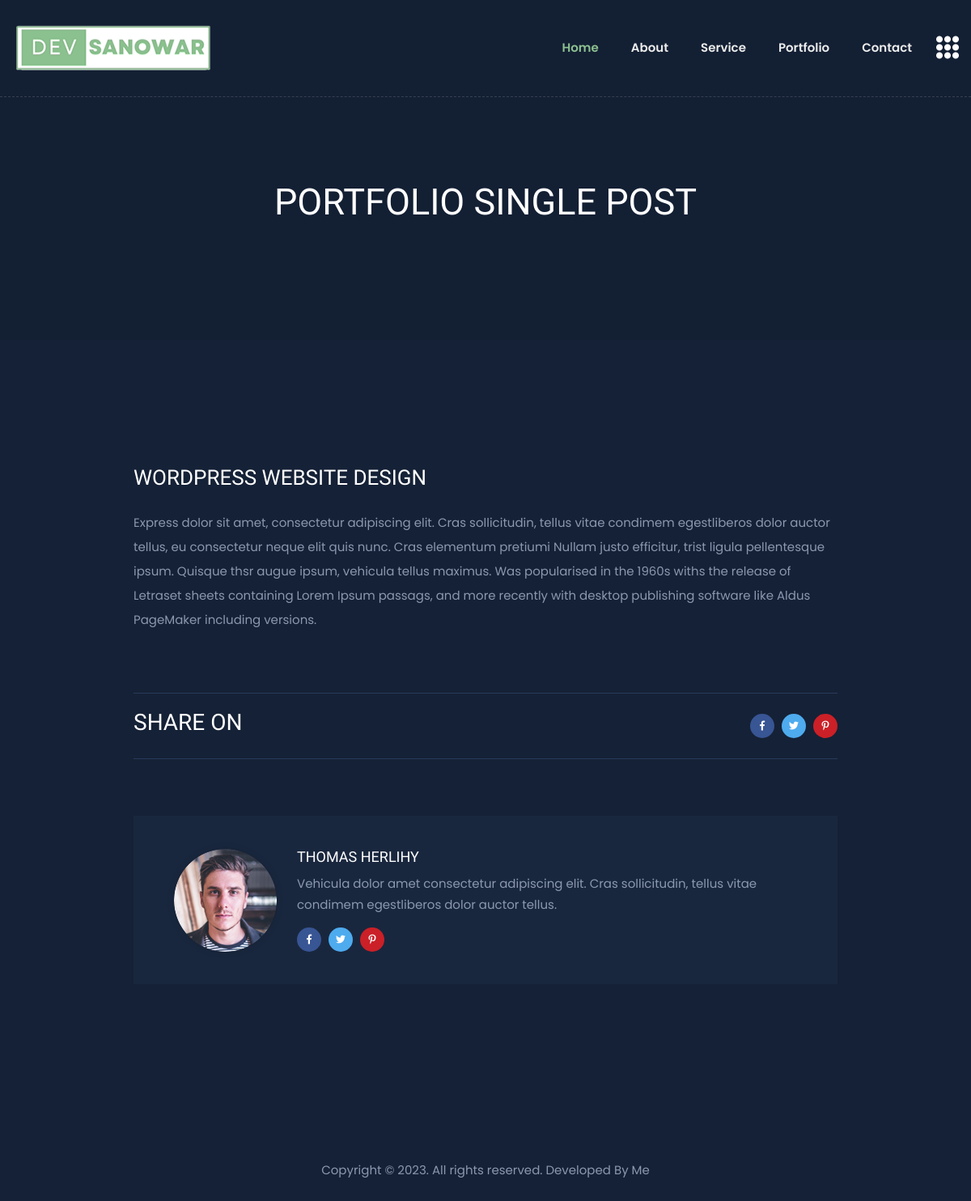
/portfolio-single.php?id=5, run on the app's committed database.
### tables this page shows
CREATE TABLE `pro_logos` (
  `id` int(11) NOT NULL,
  `logo_image` varchar(100) NOT NULL
);

CREATE TABLE `pro_portfolios` (
  `id` int(11) NOT NULL,
  `category_id` int(11) NOT NULL,
  `portfolio_title` varchar(250) NOT NULL,
  `portfolio_slug` varchar(250) NOT NULL,
  `portfolio_description` text NOT NULL,
  `portfolio_image` varchar(255) NOT NULL,
  `portfolio_status` varchar(100) NOT NULL
);

CREATE TABLE `pro_copyright` (
  `id` int(11) NOT NULL,
  `copyright_text` varchar(255) NOT NULL
);

### portfolio-single.php (the view, shortened to what this page needs)
<?php
require_once('frontend/header.php');
require_once('config/db.php');
$id = $_GET['id'];
$view_portfolio_single_page = "SELECT * FROM pro_portfolios WHERE id = $id";
$portfolio_query_run = mysqli_query($db_con, $view_portfolio_single_page);
$portfolio_single_fetch_assoc = mysqli_fetch_assoc($portfolio_query_run);
?>
<section class="breadcrumb-area breadcrumb-bg d-flex align-items-center">
    <div class="container">
        <div class="row justify-content-center">
            <div class="col-md-10">
                <div class="breadcrumb-content text-center">
                    <h2>Portfolio Single POST</h2>
                </div>
            </div>
        </div>
    </div>
</section>
<section class="portfolio-details-area pt-120 pb-120">
    <div class="container">
        <div class="row justify-content-center">
            <div class="col-xl-9 col-lg-10">
                <div class="single-blog-list">
                    <div class="blog-list-content blog-details-content portfolio-details-content">
                        <h2><?= $portfolio_single_fetch_assoc['portfolio_title']?></h2>
                        <p><?= $portfolio_single_fetch_assoc['portfolio_description']?></p>
                        <div class="blog-list-meta">
                            <ul>
                                <li class="blog-post-date">
                                    <h3>Share On</h3>
                                </li>
                                <li class="blog-post-share">
                                    <a href="#"><i class="fab fa-facebook-f"></i></a>
                                    <a href="#"><i class="fab fa-twitter"></i></a>
                                    <a href="#"><i class="fab fa-pinterest-p"></i></a>
                                </li>
                            </ul>
                        </div>
                    </div>
                    <div class="avatar-post mt-70 mb-60">
                        <ul>
                            <li>
                                <div class="post-avatar-img">
                                    <img src="img/blog/post_avatar_img.png" alt="img">
                                </div>
                                <div class="post-avatar-content">
                                    <h5>Thomas Herlihy</h5>
                                    <p>Vehicula dolor amet consectetur adipiscing elit. Cras sollicitudin, tellus vitae
                                        condimem
                                        egestliberos dolor auctor
                                        tellus.</p>
                                    <div class="post-avatar-social mt-15">
                                        <a href="#"><i class="fab fa-facebook-f"></i></a>
                                        <a href="#"><i class="fab fa-twitter"></i></a>
                                        <a href="#"><i class="fab fa-pinterest-p"></i></a>
                                    </div>
                                </div>
                            </li>
                        </ul>
                    </div>
                </div>
            </div>
        </div>
    </div>
</section>
<?php require_once('frontend/footer.php');?>

### frontend/header.php (shortened to what this page needs)
<?php
require_once('config/db.php');
?>
<!doctype html>
<html class="no-js" lang="en">
<head>
        <link rel="stylesheet" href="https://cdnjs.cloudflare.com/ajax/libs/font-awesome/6.4.2/css/all.min.css">
        <link rel="stylesheet" href="frontend/assets/css/bootstrap.min.css">
        <link rel="stylesheet" href="frontend/assets/css/animate.min.css">
        <link rel="stylesheet" href="frontend/assets/css/magnific-popup.css">
        <link rel="stylesheet" href="frontend/assets/css/fontawesome-all.min.css">
        <link rel="stylesheet" href="frontend/assets/css/flaticon.css">
        <link rel="stylesheet" href="frontend/assets/css/slick.css">
        <link rel="stylesheet" href="frontend/assets/css/aos.css">
        <link rel="stylesheet" href="frontend/assets/css/default.css">
        <link rel="stylesheet" href="frontend/assets/css/style.css">
        <link rel="stylesheet" href="frontend/assets/css/responsive.css">
    </head>
    <body class="theme-bg">
        <?php
        $view_logo = "SELECT * FROM pro_logos";
        $view_logo_query_run = mysqli_query($db_con, $view_logo);
        $logo_fetch_assoc = mysqli_fetch_assoc($view_logo_query_run);
        ?>
        <header>
            <div id="header-sticky" class="transparent-header">
                <div class="container">
                    <div class="row">
                        <div class="col-xl-12">
                            <div class="main-menu">
                                <nav class="navbar navbar-expand-lg">
                                    <a href="index.php" class="navbar-brand logo-sticky-none"><img src="backend/assets/images/logo/<?=$logo_fetch_assoc['logo_image'];?>" alt="Logo"></a>
                                    <div class="collapse navbar-collapse" id="navbarNav">
                                        <ul class="navbar-nav ml-auto">
                                            <li class="nav-item active"><a class="nav-link" href="index.php?section=#home">Home</a></li>
                                            <li class="nav-item"><a class="nav-link" href="index.php?section=#about">about</a></li>
                                            <li class="nav-item"><a class="nav-link" href="index.php?section=#service">service</a></li>
                                            <li class="nav-item"><a class="nav-link" href="index.php?section=#portfolio">portfolio</a></li>
                                            <li class="nav-item"><a class="nav-link" href="index.php?section=#contact">Contact</a></li>
                                        </ul>
                                    </div>
                                    <div class="header-btn">
                                        <a href="#" class="off-canvas-menu menu-tigger"><i class="flaticon-menu"></i></a>
                                    </div>
                                </nav>
                            </div>
                        </div>
                    </div>
                </div>
            </div>
        </header>
        <main>

### frontend/footer.php (shortened to what this page needs)
<?php
require_once('config/db.php');
?>
</main>
        <?php
        $view_copyright_text = "SELECT * FROM pro_copyright";
        $copyright_query_run = mysqli_query($db_con, $view_copyright_text);
        $copyright_fetch_assoc = mysqli_fetch_assoc($copyright_query_run);
        ?>
        <footer>
            <div class="copyright-wrap">
                <div class="container">
                    <div class="row align-items-center">
                        <div class="col-12">
                            <div class="copyright-text text-center">
                                <p><?= $copyright_fetch_assoc['copyright_text']?></p>
                            </div>
                        </div>
                    </div>
                </div>
            </div>
        </footer>
    </body>
</html>

### frontend/assets/css/default.css (style rules this page uses)
.mt-15 { margin-top: 15px; }
.mt-70 { margin-top: 70px; }
.mb-60 { margin-bottom: 60px; }
.pt-120 { padding-top: 120px; }
.pb-120 { padding-bottom: 120px; }
.theme-bg { background: #152136; }

### frontend/assets/css/style.css (style rules this page uses)
body { font-family: 'Poppins', sans-serif; font-weight: normal; font-style: normal; font-size: 15px; color: #8b98af; }
a, .button { -webkit-transition: all 0.3s ease-out 0s; -moz-transition: all 0.3s ease-out 0s; -ms-transition: all 0.3s ease-out 0s; -o-transition: all 0.3s ease-out 0s; transition: all 0.3s ease-out 0s; }
a, button { color: #1696e7; outline: medium none; }
h1, h2, h3, h4, h5, h6 { font-family: 'Baloo Bhaijaan', cursive; color: #ffffff; margin-top: 0px; font-style: normal; font-weight: 400; text-transform: normal; }
h2 { font-size: 35px; }
h3 { font-size: 28px; }
h5 { font-size: 18px; }
ul { margin: 0px; padding: 0px; }
li { list-style: none }
p { font-size: 15px; font-weight: normal; line-height: 2; color: #8b98af; margin-bottom: 15px; }
*::placeholder { color: #555555; font-size: 14px; opacity: 1; }
.transparent-header { position: absolute; left: 0; top: 0; width: 100%; height: auto; z-index: 9; padding: 18px 0; border-bottom: 1px dashed rgba(255,255,255,.15); }
.main-menu .navbar { padding: 0; }
.main-menu .nav-item { display: inline-block; margin-left: 40px; }
.main-menu .nav-item:first-child { margin-left: 0px; }
.main-menu .navbar-expand-lg .navbar-nav .nav-link { padding: 30px 0; font-size: 15px; font-weight: 600; text-transform: capitalize; }
.main-menu .navbar-expand-lg .navbar-nav .nav-link, .header-search a { color: #ebebeb; }
.header-btn { margin-left: 30px; display: flex; align-items: center; }
.header-btn a.off-canvas-menu { font-size: 28px; color: #fff; line-height: 1; margin-left: 30px; display: inline-block; }
.main-menu .navbar-expand-lg .navbar-nav .nav-link:hover, .main-menu .navbar-expand-lg .navbar-nav .nav-item.active .nav-link, .header-search a:hover, .social-icon-right > a:hover, .header-btn a.off-canvas-menu:hover { color: #8cc090; }
.breadcrumb-bg { min-height: 450px; position: relative; z-index: 1; background: #131f33; }
.breadcrumb-bg::before { content: ""; position: absolute; left: 0; top: 0; width: 100%; height: 100%; opacity: .9; }
.breadcrumb-content { margin-top: 75px; }
.breadcrumb-content h2 { font-size: 45px; color: #fff; text-transform: uppercase; margin-bottom: 10px; }
.blog-list-content h2 { color: #ffffff; font-size: 30px; margin-bottom: 25px; text-transform: uppercase; }
.blog-list-content p { font-size: 15px; line-height: 2; font-weight: 400; margin-bottom: 45px; }
.blog-list-meta > ul { display: flex; justify-content: space-between; align-items: center; border-top: 1px solid #283b5b; border-bottom: 1px solid #283b5b; padding: 19px 0; }
.blog-list-meta ul li.blog-post-date { font-size: 14px; font-weight: 400; text-transform: uppercase; }
.blog-list-meta ul li.blog-post-share a, .post-avatar-social a { display: inline-block; height: 30px; width: 30px; line-height: 30px; background: #385594; text-align: center; font-size: 12px; border-radius: 50%; color: #fff; margin-left: 5px; }
.blog-list-meta ul li.blog-post-share a:nth-child(2), .post-avatar-social a:nth-child(2) { background: #4eabee; }
.blog-list-meta ul li.blog-post-share a:last-child, .post-avatar-social a:last-child { background: #cb2027; }
.blog-details-content p { margin-bottom: 10px; }
.blog-details-content .blog-list-meta { margin-top: 75px; }
.avatar-post { background: #19273e; padding: 40px 50px; }
.avatar-post ul li { display: flex; align-items: center; }
.post-avatar-img { margin-right: 25px; }
.post-avatar-img img { border-radius: 50%; box-shadow: 0px 0px 9px 0px rgba(0, 0, 0, 0.16); }
.post-avatar-content h5 { font-size: 18px; margin-bottom: 10px; text-transform: uppercase; }
.post-avatar-content p { font-size: 15px; line-height: 26px; margin-bottom: 0; font-weight: 400; }
.post-avatar-social a:first-child { margin-left: 0; }
.copyright-wrap { padding: 35px 0; }
.copyright-text p { margin-bottom: 0; }

### frontend/assets/css/responsive.css (style rules this page uses)
@media (min-width: 992px) and (max-width: 1200px) { .header-btn a.off-canvas-menu { margin-left: 0; display: inline-block; } }
@media (min-width: 992px) and (max-width: 1200px) { .blog-list-content h2 { font-size: 26px; } }
@media (min-width: 992px) and (max-width: 1200px) { .breadcrumb-bg { min-height: 420px; } }
@media (min-width: 992px) and (max-width: 1200px) { .breadcrumb-content { margin-top: 90px; } }

### data on the page
pro_logos: logo_image (picture)
pro_portfolios: portfolio_title "WORDPRESS WEBSITE DESIGN", portfolio_description "Express dolor sit amet, consectetur adipiscing elit. Cras sollicitudin, tellus vitae condimem egestliberos dolor auctor tellus, eu consectetur neque elit quis nunc. Cras elementum pretiumi Nullam justo efficitur, trist ligula pellentesque ipsum. Quisque thsr augue ipsum, vehicula tellus maximus. Was popularised in the 1960s withs the release of Letraset sheets containing Lorem Ipsum passags, and more recently with desktop publishing software like Aldus PageMaker including versions."
pro_copyright: copyright_text "Copyright © 2023. All rights reserved. Developed By Me"
